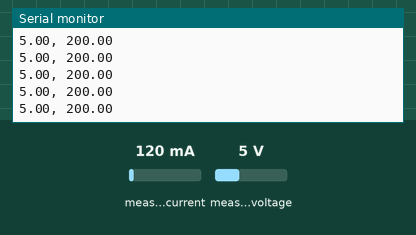
A sketch run on a simulated Arduino Uno, built with avr-gcc and run on an emulated ATmega328P. Parts: the last lines printed to the serial monitor. Wiring (inferred from the names in the program): INA219 current sensor at I2C address 0x40. The test bench sets the inputs (shaded band); at power-on: measured current 120 mA, measured voltage 5 V.

Above: at 1.2 s.
1.3 s: measured current set to 40 mA
At 1.74 s:
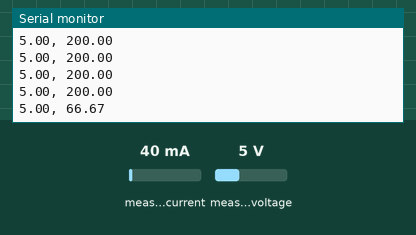
2.8 s: measured voltage set to 0.3 V
At 3.03 s:
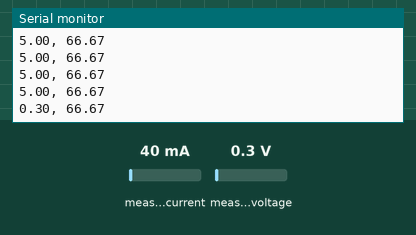
4.3 s: measured current set to 500 mA
At 4.31 s:
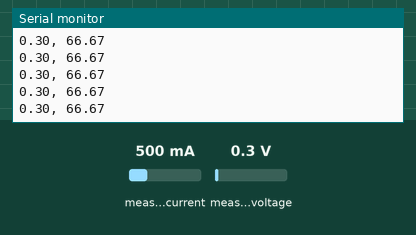
Timing chart, 0 to 7.3 s (numbered marks = the images above; inputs shaded):
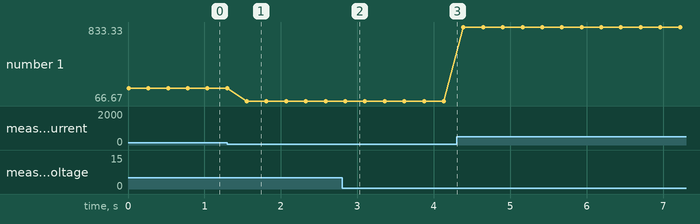

Measured:
- after the input at 1.3 s, the serial monitor: prints a new line after 0.25 s (image 1)
- after the input at 2.8 s, the serial monitor: prints a new line at once (image 2)
- plotted number 1: 200 → 66.67 after the input at 1.3 s, 66.67 → 833.33 after the input at 4.3 s

The sketch:

sense_test.ino
```cpp
/*
 *   sense_test: testing voltage senseor
 *
 */

#include "sense.h"
extern uint32_t ina219_currentDivider_mA;
int16_t buf[4];

void setup() {
	Serial.begin(115200);
	sense_init();
}

void loop() {
	// from start to end: shunt (mv), bus (V), current (mA), power (mW)
	sense_read(buf);
	Serial.print((float)buf[1] * 0.001);
	Serial.print(", ");
	Serial.print((float)buf[2] / ina219_currentDivider_mA);
  Serial.println();
	delay(250);
}
```

sense.cpp
```cpp
#include <Wire.h>
#include "sense.h"
#include <Arduino.h>

uint32_t ina219_calValue = 10240;
uint32_t ina219_currentDivider_mA = 15;
float    ina219_powerMultiplier_mW = 0.8f;
uint16_t ina219_configValue = 14751;

void write16(uint8_t reg, uint16_t val){
	Wire.beginTransmission(INA219_ADDRESS);
	Wire.write(reg);
	Wire.write((val >> 8) & 0xFF); Wire.write(val & 0xFF);
	Wire.endTransmission();
}

uint16_t read16(uint8_t reg){
	Wire.beginTransmission(INA219_ADDRESS);
	Wire.write(reg);
  Wire.endTransmission();
	uint16_t val;
	delay(1);
	Wire.requestFrom(INA219_ADDRESS, 2);
	val = ((Wire.read() << 8) | Wire.read());
	return val;
}

void sense_init(){
	Wire.begin();
	write16(INA219_REG_CALIBRATION, ina219_calValue);
	write16(INA219_REG_CONFIG, ina219_configValue);
}

void sense_read(int16_t* buf){
	uint16_t t;
	t = read16(INA219_REG_SHUNTVOLTAGE);
	buf[0] = (int16_t)t;
	t = read16(INA219_REG_BUSVOLTAGE);
	buf[1] = (int16_t)((t >> 3) * 4);
	write16(INA219_REG_CALIBRATION, ina219_calValue);
	t = read16(INA219_REG_CURRENT);
	buf[2] = (int16_t)(t);
	t = read16(INA219_REG_POWER);
	buf[3] = (int16_t)(t);
}
```

sense.h
```cpp
#ifndef __SENSE_H__
#define __SENSE_H__

#define INA219_ADDRESS                         (0x40)
#define INA219_READ                            (0x01)
#define INA219_REG_CALIBRATION                 (0x05)
#define INA219_REG_CONFIG                      (0x00)
#define INA219_REG_BUSVOLTAGE                  (0x02)
#define INA219_REG_CURRENT                     (0x04)
#define INA219_REG_POWER                       (0x03)
#define INA219_REG_SHUNTVOLTAGE                (0x01)


void sense_init();
void sense_read(int16_t* buf);

#endif
```
